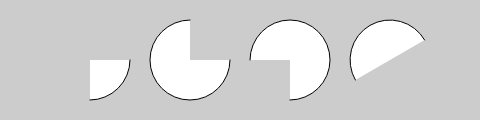
Frame 1 (no input)
Frame 60 (no input): identical to frame 1, image omitted
Frame 120 (the mouse pressed at the canvas centre since frame 60): identical to frame 1, image omitted

The p5.js sketch that drew this single still picture (run headless with seeded random() and noise() and a simulated clock; from frame 60 on, the mouse is pressed at the canvas centre):

// p5.js sketch
// ── sketch.js
function setup() {
  createCanvas(480,120);
  angleMode(DEGREES);
}

function draw() {
  background(204);
  arc(90, 60, 80, 80, 0, 90);
  arc(190, 60, 80, 80, 0, 270);
  arc(290, 60, 80, 80, 180, 450);
  arc(390, 60, 80, 80, 150, 330);


}
